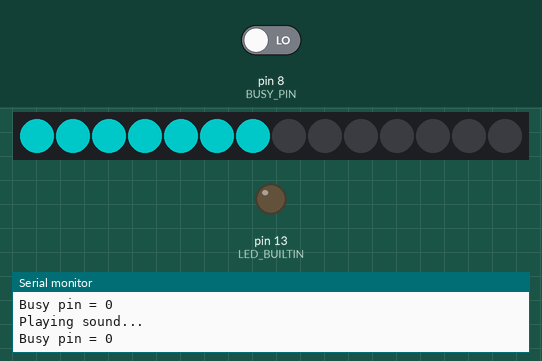
This sketch was run on a simulated Arduino Uno, built with avr-gcc and run on an emulated ATmega328P. Shown: 14 RGB LEDs in strip order, left to right, output pins drawn as LEDs (lit = HIGH), the last lines printed to the serial monitor. The inputs (shaded band) are chosen by the test bench; at power-on: pin 8 (BUSY_PIN) LOW. Dim RGB values are drawn brighter than linear; random numbers use the default seed unless the sketch sets one; the audio player accepts every command and is not drawn.

Above: at 0.6 s.
At 1.48 s:
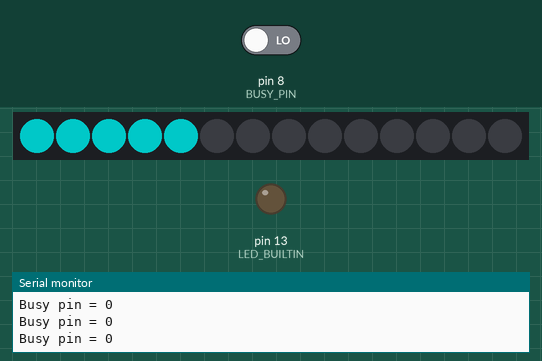
1.5 s: pin 8 (BUSY_PIN) driven HIGH
At 2.8 s:
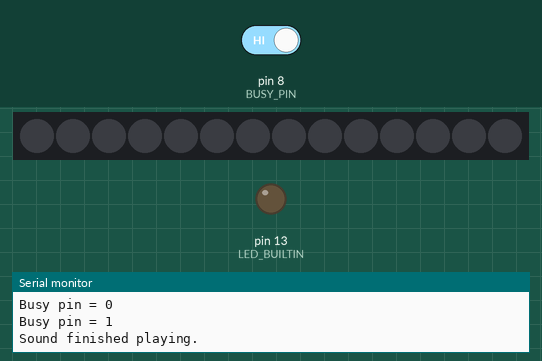
Timing chart, 0 to 4.5 s (numbered marks = the images above; inputs shaded):
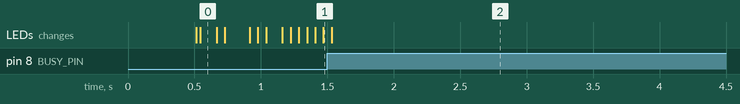

The sketch:

mp3_busy_pin.ino
```cpp
#include "SoftwareSerial.h"
#include "DFRobotDFPlayerMini.h"
#include <Adafruit_NeoPixel.h>

#define RX_PIN 10
#define TX_PIN 11
#define BUSY_PIN 8

DFRobotDFPlayerMini mp3;
SoftwareSerial *softwareSerialMP3;

// Neopixels
#define PIXELS_PIN 7
#define PIXELS_COUNT 14

Adafruit_NeoPixel pixels(PIXELS_COUNT, PIXELS_PIN, NEO_GRB + NEO_KHZ800);
#define COLOR_CYAN pixels.Color(0, 255, 255)

void setup(void)
{
    pinMode(LED_BUILTIN, OUTPUT);

    Serial.begin(9600);
    initMP3();
    initPixels();
    mp3.volume(25);
    mp3.play(7);
    pixels.fill(COLOR_CYAN);
    pixels.show();

    while (readBusyPin() == HIGH)
    {
        /* wait for play sound to start */
    }
    Serial.println("Playing sound...");
    while (readBusyPin() == LOW)
    {
        // digitalWrite(LED_BUILTIN, HIGH);
        // delay(200);
        // digitalWrite(LED_BUILTIN, LOW);
        // delay(200);
        showPixelsRandomLevel();
        delay(60);
    }
    pixels.clear();
    pixels.show();
    Serial.println("Sound finished playing.");
}

void loop(void)
{
}

void initPixels(void)
{
    pixels.begin();
    pixels.setBrightness(100);
    pixels.clear();
    pixels.show();
}

void showPixelsRandomLevel(void)
{
    int level = random(PIXELS_COUNT);
    pixels.clear();
    pixels.show();
    for (int i = 0; i < level; i++)
    {
        pixels.setPixelColor(i, COLOR_CYAN);
    }
    pixels.show();
}

int readBusyPin(void)
{
    int b = digitalRead(BUSY_PIN);
    Serial.print("Busy pin = ");
    Serial.println(b);
    return b;
}

void initMP3(void)
{
    pinMode(BUSY_PIN, INPUT);
    softwareSerialMP3 = new SoftwareSerial(RX_PIN, TX_PIN);

    softwareSerialMP3->begin(9600);
    Serial.println(F("Initializing MP3Player ..."));

    if (!mp3.begin(*softwareSerialMP3, true, false))
    {
        Serial.println(F("Unable to begin:"));
        Serial.println(F("1.Please recheck the connection!"));
        Serial.println(F("2.Please insert the SD card!"));
        while (true)
            ;
    }
    Serial.println(F("MP3Player online."));
}
```
